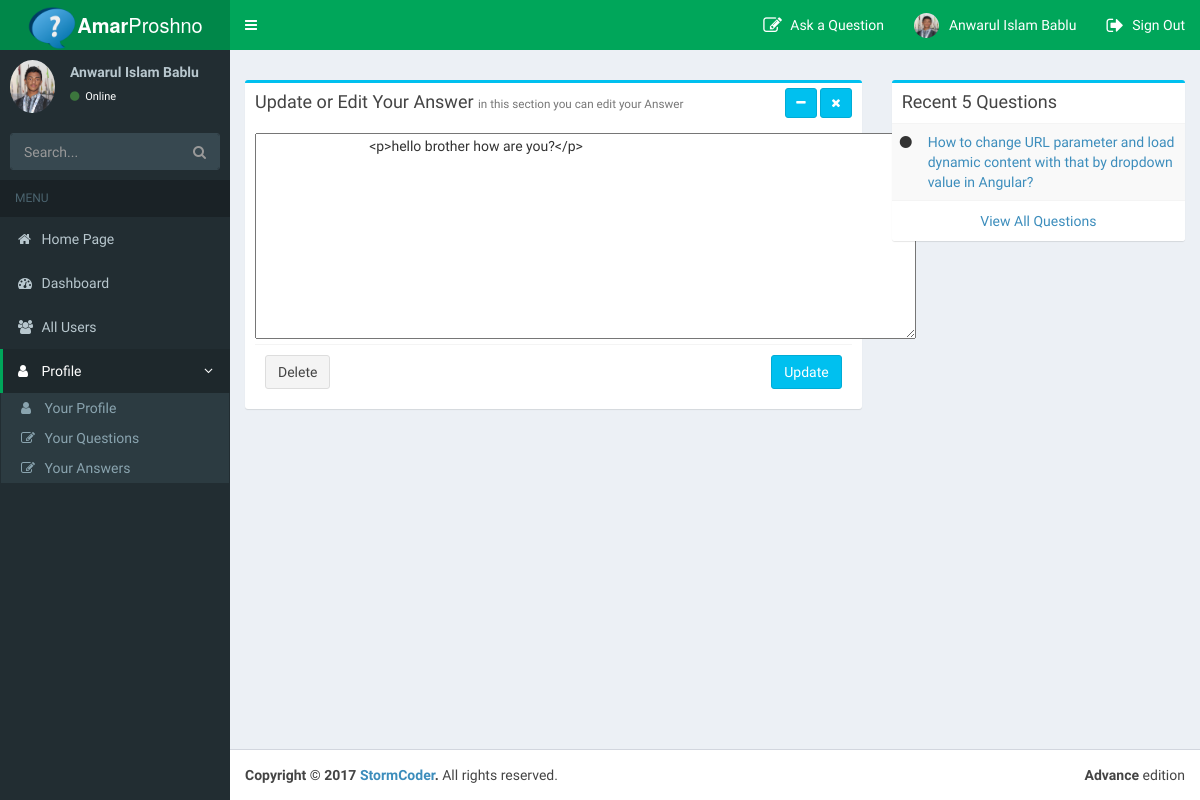
The app's page /ansedit.php?ansid=1 (signed in) with its own data.
### tables this page shows
CREATE TABLE `answers` (
  `id` int(11) NOT NULL,
  `user_id` int(11) NOT NULL,
  `title` varchar(200) NOT NULL,
  `description` mediumtext NOT NULL,
  `created_at` datetime NOT NULL,
  `question_id` int(11) NOT NULL
);

CREATE TABLE `questions` (
  `id` int(11) NOT NULL,
  `user_id` int(11) NOT NULL,
  `title` varchar(200) NOT NULL,
  `description` mediumtext NOT NULL,
  `created_at` datetime NOT NULL
);

### src/answer/answer.php (called while the page is built, shortened)
<?php
class answer
{
    private $dbuser = 'root';
    private $dbname = 'mysql:host=localhost;dbname=amarproshno';
    private $dbpass = '';
    public function show($id = '')
    {
        $pdo = new PDO($this->dbname, $this->dbuser, $this->dbpass);
        $query = "SELECT * FROM answers WHERE id=$id";
        $stmt = $pdo->prepare($query);
        $stmt->execute();
        $data = $stmt->fetch();
        return $data;
    }
}

### src/question/question.php (called while the page is built, shortened)
<?php
class question
{
    private $dbuser = 'root';
    private $dbname = 'mysql:host=localhost;dbname=amarproshno';
    private $dbpass = '';
    public function getQuestionSidebar()
    {
        $pdo = new PDO($this->dbname, $this->dbuser, $this->dbpass);
        $query = "SELECT * FROM questions ORDER BY id DESC LIMIT 5";
        $stmt = $pdo->prepare($query);
        $stmt->execute();
        $data = $stmt->fetchAll();
        return $data;
    }
}

### ansedit.php (the view, shortened to what this page needs)
<?php
$obj = new answer();
$data = $obj->show($_GET['ansid']);
?>
<!DOCTYPE html>
<html>
<head>
    <?php include("header.php") ?>
</head>
<body class="hold-transition skin-green sidebar-mini">
<div class="wrapper">
    <?php include("navbar.php") ?>
    <?php include("sidebar.php") ?>
    <div class="content-wrapper">
        <section class="content-header">
        </section>
        <section class="content">
            <div class="row">
                <div class="col-md-8">
                    <div class="box box-info">
                        <div class="box-header">
                            <h3 class="box-title">Update or Edit Your Answer
                                <small>in this section you can edit your Answer</small>
                            </h3>
                            <div class="pull-right box-tools">
                                <button type="button" class="btn btn-info btn-sm" data-widget="collapse"
                                        data-toggle="tooltip" title="Collapse">
                                    <i class="fa fa-minus"></i></button>
                                <button type="button" class="btn btn-info btn-sm" data-widget="remove"
                                        title="Remove">
                                    <i class="fa fa-times"></i></button>
                            </div>
                        </div>
                        <div class="box-body pad">
                            <form action="views/answer/update.php" method="post">
                                <textarea id="editor1" name="description" rows="10" cols="80" ">
                                <?php echo $data['description']; ?>
                                </textarea>
                                <div class="box-footer">
                                    <a href="views/answer/delete.php?101010101010101010101010101010=<?php echo $_GET['ansid']; ?>" type="button" class="btn btn-default">Delete
                                    </a>
                                    <button type="submit" class="btn btn-info pull-right">Update</button>
                                </div>
                            </form>
                        </div>
                    </div>
                </div>
                <div class="col-md-4">
                    <?php include("rightbar.php") ?>
                </div>
            </div>
        </section>
    </div>
    <?php include("footer.php") ?>
</div>
</body>
</html>

### rightbar.php (shortened to what this page needs)
<?php
$obj = new question();
$sidequ = $obj->getQuestionSidebar();
?>
<div class="box box-info">
    <div class="box-header">
        <h3 class="box-title">Recent 5 Questions</h3>
    </div>
    <div class="box-body no-padding">
        <table class="table table-striped">
            <tbody>
            <?php foreach ($sidequ as $side) { ?>
                <tr>
                    <td><i class="fa fa-circle"></i></td>
                    <td><a href="show.php?id=<?php echo $side['id']; ?>"><?php echo $side['title']; ?></a></td>
                </tr>
            <?php } ?>
            </tbody>
        </table>
        <div class="box-footer text-center">
            <a href="allQuestions.php" class="uppercase">View All Questions</a>
        </div>
    </div>
</div>

### records on screen
answers: description "<p>hello brother how are you?</p>"
questions: title "How to change URL parameter and load dynamic content with that by dropdown value in Angular?"

### other values on screen
$_SESSION['user']['first_name'] "Anwarul"
$_SESSION['user']['middle_name'] "Islam"
$_SESSION['user']['last_name'] "Bablu"
